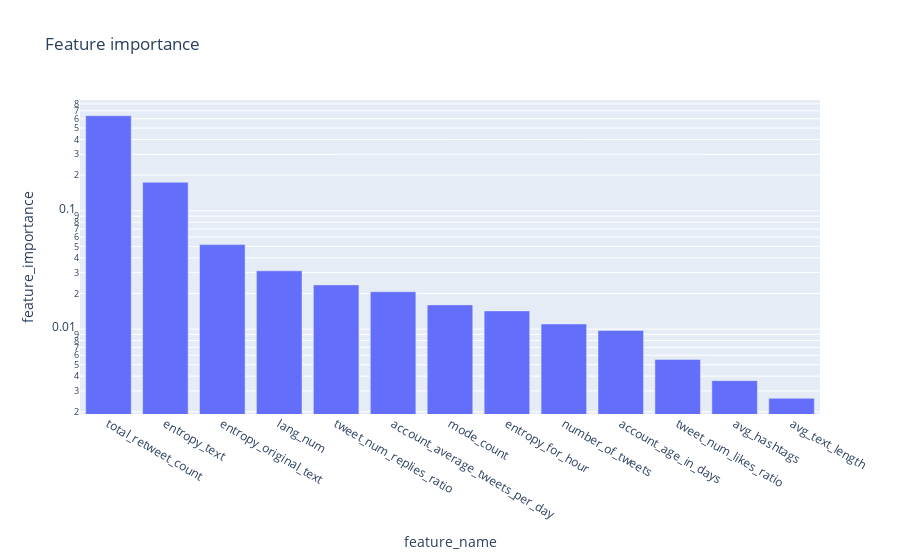

This figure's notebook cell:
### Code cell
fold_classify_and_plot2(df, label, cv=10, max_tree_depth= 5, criterion='entropy')

### Figure 1 — Plotly figure (JSON) as saved in the notebook; plotly's stock layout.template omitted (floating-point values rounded to 4 significant figures)
{"data": [{"alignmentgroup": "True", "hovertemplate": "feature_name=%{x}<br>feature_importance=%{y}<extra></extra>", "legendgroup": "", "marker": {"color": "#636efa", "pattern": {"shape": ""}}, "name": "", "offsetgroup": "", "orientation": "v", "showlegend": false, "textposition": "auto", "type": "bar", "x": ["total_retweet_count", "entropy_text", "entropy_original_text", "lang_num", "tweet_num_replies_ratio", "account_average_tweets_per_day", "mode_count", "entropy_for_hour", "number_of_tweets", "account_age_in_days", "tweet_num_likes_ratio", "avg_hashtags", "avg_text_length"], "xaxis": "x", "y": [0.6361, 0.174, 0.05174, 0.03106, 0.02362, 0.02067, 0.01601, 0.01424, 0.01104, 0.009721, 0.005535, 0.003662, 0.002598], "yaxis": "y"}], "layout": {"barmode": "relative", "legend": {"tracegroupgap": 0}, "title": {"text": "Feature importance"}, "xaxis": {"anchor": "y", "domain": [0, 1], "title": {"text": "feature_name"}}, "yaxis": {"anchor": "x", "domain": [0, 1], "title": {"text": "feature_importance"}, "type": "log"}}}
